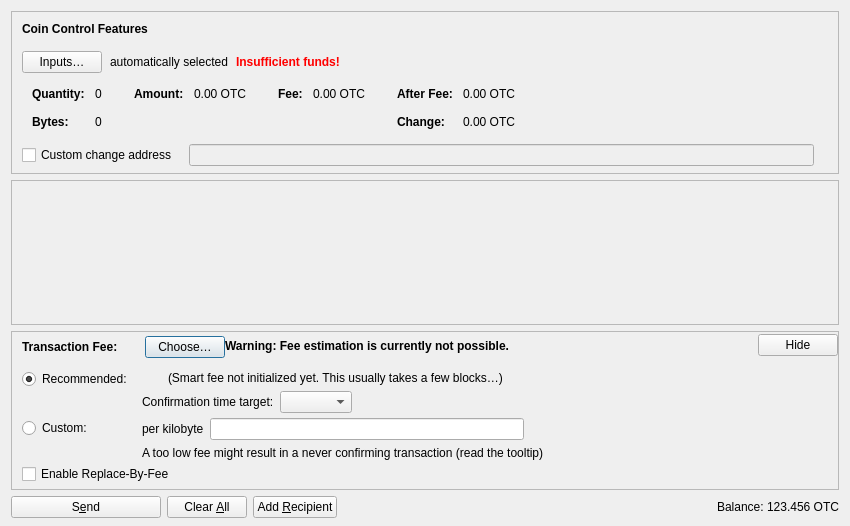
<?xml version="1.0" encoding="UTF-8"?>
<ui version="4.0">
 <class>SendCoinsDialog</class>
 <widget class="QDialog" name="SendCoinsDialog">
  <property name="geometry">
   <rect>
    <x>0</x>
    <y>0</y>
    <width>850</width>
    <height>526</height>
   </rect>
  </property>
  <property name="windowTitle">
   <string>Send Coins</string>
  </property>
  <layout class="QVBoxLayout" name="verticalLayout" stretch="0,1,0,0">
   <property name="bottomMargin">
    <number>8</number>
   </property>
   <item>
    <widget class="QFrame" name="frameCoinControl">
     <property name="sizePolicy">
      <sizepolicy hsizetype="Expanding" vsizetype="Expanding">
       <horstretch>0</horstretch>
       <verstretch>0</verstretch>
      </sizepolicy>
     </property>
     <property name="maximumSize">
      <size>
       <width>16777215</width>
       <height>16777215</height>
      </size>
     </property>
     <property name="frameShape">
      <enum>QFrame::StyledPanel</enum>
     </property>
     <property name="frameShadow">
      <enum>QFrame::Sunken</enum>
     </property>
     <layout class="QVBoxLayout" name="verticalLayoutCoinControl2">
      <property name="spacing">
       <number>0</number>
      </property>
      <property name="leftMargin">
       <number>0</number>
      </property>
      <property name="topMargin">
       <number>0</number>
      </property>
      <property name="rightMargin">
       <number>0</number>
      </property>
      <property name="bottomMargin">
       <number>6</number>
      </property>
      <item>
       <layout class="QVBoxLayout" name="verticalLayoutCoinControl" stretch="0,0,0,0,1">
        <property name="spacing">
         <number>0</number>
        </property>
        <property name="leftMargin">
         <number>10</number>
        </property>
        <property name="topMargin">
         <number>10</number>
        </property>
        <item>
         <layout class="QHBoxLayout" name="horizontalLayoutCoinControl1">
          <property name="bottomMargin">
           <number>15</number>
          </property>
          <item>
           <widget class="QLabel" name="labelCoinControlFeatures">
            <property name="sizePolicy">
             <sizepolicy hsizetype="Preferred" vsizetype="Maximum">
              <horstretch>0</horstretch>
              <verstretch>0</verstretch>
             </sizepolicy>
            </property>
            <property name="font">
             <font>
              <weight>75</weight>
              <bold>true</bold>
             </font>
            </property>
            <property name="styleSheet">
             <string notr="true">font-weight:bold;</string>
            </property>
            <property name="text">
             <string>Coin Control Features</string>
            </property>
           </widget>
          </item>
         </layout>
        </item>
        <item>
         <layout class="QHBoxLayout" name="horizontalLayoutCoinControl2" stretch="0,0,0,0">
          <property name="spacing">
           <number>8</number>
          </property>
          <property name="bottomMargin">
           <number>10</number>
          </property>
          <item>
           <widget class="QPushButton" name="pushButtonCoinControl">
            <property name="styleSheet">
             <string notr="true"/>
            </property>
            <property name="text">
             <string>Inputs…</string>
            </property>
            <property name="autoDefault">
             <bool>false</bool>
            </property>
           </widget>
          </item>
          <item>
           <widget class="QLabel" name="labelCoinControlAutomaticallySelected">
            <property name="text">
             <string>automatically selected</string>
            </property>
            <property name="margin">
             <number>5</number>
            </property>
           </widget>
          </item>
          <item>
           <widget class="QLabel" name="labelCoinControlInsuffFunds">
            <property name="font">
             <font>
              <weight>75</weight>
              <bold>true</bold>
             </font>
            </property>
            <property name="styleSheet">
             <string notr="true">color:red;font-weight:bold;</string>
            </property>
            <property name="text">
             <string>Insufficient funds!</string>
            </property>
            <property name="margin">
             <number>5</number>
            </property>
           </widget>
          </item>
          <item>
           <spacer name="horizontalSpacerCoinControl">
            <property name="orientation">
             <enum>Qt::Horizontal</enum>
            </property>
            <property name="sizeHint" stdset="0">
             <size>
              <width>40</width>
              <height>1</height>
             </size>
            </property>
           </spacer>
          </item>
         </layout>
        </item>
        <item>
         <widget class="QWidget" name="widgetCoinControl" native="true">
          <property name="sizePolicy">
           <sizepolicy hsizetype="Preferred" vsizetype="Preferred">
            <horstretch>0</horstretch>
            <verstretch>0</verstretch>
           </sizepolicy>
          </property>
          <property name="minimumSize">
           <size>
            <width>0</width>
            <height>0</height>
           </size>
          </property>
          <property name="styleSheet">
           <string notr="true"/>
          </property>
          <layout class="QHBoxLayout" name="horizontalLayoutCoinControl5">
           <property name="leftMargin">
            <number>0</number>
           </property>
           <property name="topMargin">
            <number>0</number>
           </property>
           <property name="rightMargin">
            <number>0</number>
           </property>
           <property name="bottomMargin">
            <number>0</number>
           </property>
           <item>
            <layout class="QHBoxLayout" name="horizontalLayoutCoinControl3" stretch="0,0,0,1">
             <property name="spacing">
              <number>20</number>
             </property>
             <property name="topMargin">
              <number>0</number>
             </property>
             <property name="bottomMargin">
              <number>10</number>
             </property>
             <item>
              <layout class="QFormLayout" name="formLayoutCoinControl1">
               <property name="labelAlignment">
                <set>Qt::AlignLeft|Qt::AlignVCenter</set>
               </property>
               <property name="horizontalSpacing">
                <number>10</number>
               </property>
               <property name="verticalSpacing">
                <number>14</number>
               </property>
               <property name="leftMargin">
                <number>10</number>
               </property>
               <property name="topMargin">
                <number>4</number>
               </property>
               <property name="rightMargin">
                <number>6</number>
               </property>
               <item row="0" column="0">
                <widget class="QLabel" name="labelCoinControlQuantityText">
                 <property name="font">
                  <font>
                   <weight>75</weight>
                   <bold>true</bold>
                  </font>
                 </property>
                 <property name="text">
                  <string>Quantity:</string>
                 </property>
                 <property name="margin">
                  <number>0</number>
                 </property>
                </widget>
               </item>
               <item row="0" column="1">
                <widget class="QLabel" name="labelCoinControlQuantity">
                 <property name="cursor">
                  <cursorShape>IBeamCursor</cursorShape>
                 </property>
                 <property name="contextMenuPolicy">
                  <enum>Qt::ActionsContextMenu</enum>
                 </property>
                 <property name="text">
                  <string notr="true">0</string>
                 </property>
                 <property name="margin">
                  <number>0</number>
                 </property>
                 <property name="textInteractionFlags">
                  <set>Qt::LinksAccessibleByMouse|Qt::TextSelectableByKeyboard|Qt::TextSelectableByMouse</set>
                 </property>
                </widget>
               </item>
               <item row="1" column="0">
                <widget class="QLabel" name="labelCoinControlBytesText">
                 <property name="font">
                  <font>
                   <weight>75</weight>
                   <bold>true</bold>
                  </font>
                 </property>
                 <property name="text">
                  <string>Bytes:</string>
                 </property>
                </widget>
               </item>
               <item row="1" column="1">
                <widget class="QLabel" name="labelCoinControlBytes">
                 <property name="cursor">
                  <cursorShape>IBeamCursor</cursorShape>
                 </property>
                 <property name="contextMenuPolicy">
                  <enum>Qt::ActionsContextMenu</enum>
                 </property>
                 <property name="text">
                  <string notr="true">0</string>
                 </property>
                 <property name="textInteractionFlags">
                  <set>Qt::LinksAccessibleByMouse|Qt::TextSelectableByKeyboard|Qt::TextSelectableByMouse</set>
                 </property>
                </widget>
               </item>
              </layout>
             </item>
             <item>
              <layout class="QFormLayout" name="formLayoutCoinControl2">
               <property name="horizontalSpacing">
                <number>10</number>
               </property>
               <property name="verticalSpacing">
                <number>14</number>
               </property>
               <property name="leftMargin">
                <number>6</number>
               </property>
               <property name="topMargin">
                <number>4</number>
               </property>
               <property name="rightMargin">
                <number>6</number>
               </property>
               <item row="0" column="0">
                <widget class="QLabel" name="labelCoinControlAmountText">
                 <property name="font">
                  <font>
                   <weight>75</weight>
                   <bold>true</bold>
                  </font>
                 </property>
                 <property name="text">
                  <string>Amount:</string>
                 </property>
                 <property name="margin">
                  <number>0</number>
                 </property>
                </widget>
               </item>
               <item row="0" column="1">
                <widget class="QLabel" name="labelCoinControlAmount">
                 <property name="cursor">
                  <cursorShape>IBeamCursor</cursorShape>
                 </property>
                 <property name="contextMenuPolicy">
                  <enum>Qt::ActionsContextMenu</enum>
                 </property>
                 <property name="text">
                  <string notr="true">0.00 OTC</string>
                 </property>
                 <property name="textInteractionFlags">
                  <set>Qt::LinksAccessibleByMouse|Qt::TextSelectableByKeyboard|Qt::TextSelectableByMouse</set>
                 </property>
                </widget>
               </item>
              </layout>
             </item>
             <item>
              <layout class="QFormLayout" name="formLayoutCoinControl3">
               <property name="horizontalSpacing">
                <number>10</number>
               </property>
               <property name="verticalSpacing">
                <number>14</number>
               </property>
               <property name="leftMargin">
                <number>6</number>
               </property>
               <property name="topMargin">
                <number>4</number>
               </property>
               <property name="rightMargin">
                <number>6</number>
               </property>
               <item row="0" column="0">
                <widget class="QLabel" name="labelCoinControlFeeText">
                 <property name="font">
                  <font>
                   <weight>75</weight>
                   <bold>true</bold>
                  </font>
                 </property>
                 <property name="text">
                  <string>Fee:</string>
                 </property>
                 <property name="margin">
                  <number>0</number>
                 </property>
                </widget>
               </item>
               <item row="0" column="1">
                <widget class="QLabel" name="labelCoinControlFee">
                 <property name="cursor">
                  <cursorShape>IBeamCursor</cursorShape>
                 </property>
                 <property name="contextMenuPolicy">
                  <enum>Qt::ActionsContextMenu</enum>
                 </property>
                 <property name="text">
                  <string notr="true">0.00 OTC</string>
                 </property>
                 <property name="textInteractionFlags">
                  <set>Qt::LinksAccessibleByMouse|Qt::TextSelectableByKeyboard|Qt::TextSelectableByMouse</set>
                 </property>
                </widget>
               </item>
              </layout>
             </item>
             <item>
              <layout class="QFormLayout" name="formLayoutCoinControl4">
               <property name="labelAlignment">
                <set>Qt::AlignLeft|Qt::AlignVCenter</set>
               </property>
               <property name="horizontalSpacing">
                <number>10</number>
               </property>
               <property name="verticalSpacing">
                <number>14</number>
               </property>
               <property name="leftMargin">
                <number>6</number>
               </property>
               <property name="topMargin">
                <number>4</number>
               </property>
               <property name="rightMargin">
                <number>6</number>
               </property>
               <item row="0" column="0">
                <widget class="QLabel" name="labelCoinControlAfterFeeText">
                 <property name="font">
                  <font>
                   <weight>75</weight>
                   <bold>true</bold>
                  </font>
                 </property>
                 <property name="text">
                  <string>After Fee:</string>
                 </property>
                 <property name="margin">
                  <number>0</number>
                 </property>
                </widget>
               </item>
               <item row="0" column="1">
                <widget class="QLabel" name="labelCoinControlAfterFee">
                 <property name="cursor">
                  <cursorShape>IBeamCursor</cursorShape>
                 </property>
                 <property name="contextMenuPolicy">
                  <enum>Qt::ActionsContextMenu</enum>
                 </property>
                 <property name="text">
                  <string notr="true">0.00 OTC</string>
                 </property>
                 <property name="textInteractionFlags">
                  <set>Qt::LinksAccessibleByMouse|Qt::TextSelectableByKeyboard|Qt::TextSelectableByMouse</set>
                 </property>
                </widget>
               </item>
               <item row="1" column="0">
                <widget class="QLabel" name="labelCoinControlChangeText">
                 <property name="font">
                  <font>
                   <weight>75</weight>
                   <bold>true</bold>
                  </font>
                 </property>
                 <property name="text">
                  <string>Change:</string>
                 </property>
                </widget>
               </item>
               <item row="1" column="1">
                <widget class="QLabel" name="labelCoinControlChange">
                 <property name="cursor">
                  <cursorShape>IBeamCursor</cursorShape>
                 </property>
                 <property name="contextMenuPolicy">
                  <enum>Qt::ActionsContextMenu</enum>
                 </property>
                 <property name="text">
                  <string notr="true">0.00 OTC</string>
                 </property>
                 <property name="textInteractionFlags">
                  <set>Qt::LinksAccessibleByMouse|Qt::TextSelectableByKeyboard|Qt::TextSelectableByMouse</set>
                 </property>
                </widget>
               </item>
              </layout>
             </item>
            </layout>
           </item>
          </layout>
         </widget>
        </item>
        <item>
         <layout class="QHBoxLayout" name="horizontalLayoutCoinControl4" stretch="0,0,0">
          <property name="spacing">
           <number>12</number>
          </property>
          <property name="sizeConstraint">
           <enum>QLayout::SetDefaultConstraint</enum>
          </property>
          <property name="topMargin">
           <number>5</number>
          </property>
          <property name="rightMargin">
           <number>5</number>
          </property>
          <item>
           <widget class="QCheckBox" name="checkBoxCoinControlChange">
            <property name="toolTip">
             <string>If this is activated, but the change address is empty or invalid, change will be sent to a newly generated address.</string>
            </property>
            <property name="text">
             <string>Custom change address</string>
            </property>
           </widget>
          </item>
          <item>
           <widget class="QValidatedLineEdit" name="lineEditCoinControlChange">
            <property name="enabled">
             <bool>false</bool>
            </property>
            <property name="sizePolicy">
             <sizepolicy hsizetype="Expanding" vsizetype="Fixed">
              <horstretch>0</horstretch>
              <verstretch>0</verstretch>
             </sizepolicy>
            </property>
           </widget>
          </item>
          <item>
           <widget class="QLabel" name="labelCoinControlChangeLabel">
            <property name="sizePolicy">
             <sizepolicy hsizetype="Preferred" vsizetype="Expanding">
              <horstretch>0</horstretch>
              <verstretch>0</verstretch>
             </sizepolicy>
            </property>
            <property name="minimumSize">
             <size>
              <width>0</width>
              <height>0</height>
             </size>
            </property>
            <property name="text">
             <string/>
            </property>
            <property name="margin">
             <number>3</number>
            </property>
           </widget>
          </item>
         </layout>
        </item>
        <item>
         <spacer name="verticalSpacerCoinControl">
          <property name="orientation">
           <enum>Qt::Vertical</enum>
          </property>
          <property name="sizeHint" stdset="0">
           <size>
            <width>800</width>
            <height>1</height>
           </size>
          </property>
         </spacer>
        </item>
       </layout>
      </item>
     </layout>
    </widget>
   </item>
   <item>
    <widget class="QScrollArea" name="scrollArea">
     <property name="widgetResizable">
      <bool>true</bool>
     </property>
     <widget class="QWidget" name="scrollAreaWidgetContents">
      <property name="geometry">
       <rect>
        <x>0</x>
        <y>0</y>
        <width>830</width>
        <height>104</height>
       </rect>
      </property>
      <layout class="QVBoxLayout" name="verticalLayout_2" stretch="0,1">
       <property name="leftMargin">
        <number>0</number>
       </property>
       <property name="topMargin">
        <number>0</number>
       </property>
       <property name="rightMargin">
        <number>0</number>
       </property>
       <property name="bottomMargin">
        <number>0</number>
       </property>
       <item>
        <layout class="QVBoxLayout" name="entries">
         <property name="spacing">
          <number>6</number>
         </property>
        </layout>
       </item>
       <item>
        <spacer name="verticalSpacer">
         <property name="orientation">
          <enum>Qt::Vertical</enum>
         </property>
         <property name="sizeHint" stdset="0">
          <size>
           <width>20</width>
           <height>40</height>
          </size>
         </property>
        </spacer>
       </item>
      </layout>
     </widget>
    </widget>
   </item>
   <item>
    <widget class="QFrame" name="frameFee">
     <property name="sizePolicy">
      <sizepolicy hsizetype="Expanding" vsizetype="Expanding">
       <horstretch>0</horstretch>
       <verstretch>0</verstretch>
      </sizepolicy>
     </property>
     <property name="maximumSize">
      <size>
       <width>16777215</width>
       <height>16777215</height>
      </size>
     </property>
     <property name="frameShape">
      <enum>QFrame::StyledPanel</enum>
     </property>
     <property name="frameShadow">
      <enum>QFrame::Sunken</enum>
     </property>
     <layout class="QVBoxLayout" name="verticalLayoutFee1">
      <property name="spacing">
       <number>0</number>
      </property>
      <property name="leftMargin">
       <number>0</number>
      </property>
      <property name="topMargin">
       <number>0</number>
      </property>
      <property name="rightMargin">
       <number>0</number>
      </property>
      <property name="bottomMargin">
       <number>0</number>
      </property>
      <item>
       <layout class="QVBoxLayout" name="verticalLayoutFee2" stretch="0,0,0">
        <property name="spacing">
         <number>0</number>
        </property>
        <property name="leftMargin">
         <number>10</number>
        </property>
        <property name="topMargin">
         <number>0</number>
        </property>
        <item>
         <layout class="QHBoxLayout" name="horizontalLayoutFee1">
          <property name="bottomMargin">
           <number>0</number>
          </property>
          <item>
           <layout class="QVBoxLayout" name="verticalLayoutFee7">
            <property name="spacing">
             <number>0</number>
            </property>
            <item>
             <spacer name="verticalSpacerSmartFee">
              <property name="orientation">
               <enum>Qt::Vertical</enum>
              </property>
              <property name="sizeType">
               <enum>QSizePolicy::Fixed</enum>
              </property>
              <property name="sizeHint" stdset="0">
               <size>
                <width>1</width>
                <height>4</height>
               </size>
              </property>
             </spacer>
            </item>
            <item>
             <layout class="QHBoxLayout" name="horizontalLayoutSmartFee">
              <property name="spacing">
               <number>10</number>
              </property>
              <item>
               <widget class="QLabel" name="labelFeeHeadline">
                <property name="sizePolicy">
                 <sizepolicy hsizetype="Preferred" vsizetype="Maximum">
                  <horstretch>0</horstretch>
                  <verstretch>0</verstretch>
                 </sizepolicy>
                </property>
                <property name="font">
                 <font>
                  <weight>75</weight>
                  <bold>true</bold>
                 </font>
                </property>
                <property name="styleSheet">
                 <string notr="true">font-weight:bold;</string>
                </property>
                <property name="text">
                 <string>Transaction Fee:</string>
                </property>
               </widget>
              </item>
              <item>
               <widget class="QLabel" name="labelFeeMinimized">
                <property name="text">
                 <string/>
                </property>
               </widget>
              </item>
              <item>
               <widget class="QPushButton" name="buttonChooseFee">
                <property name="text">
                 <string>Choose…</string>
                </property>
               </widget>
              </item>
             </layout>
            </item>
            <item>
             <spacer name="verticalSpacer_5">
              <property name="orientation">
               <enum>Qt::Vertical</enum>
              </property>
              <property name="sizeHint" stdset="0">
               <size>
                <width>1</width>
                <height>1</height>
               </size>
              </property>
             </spacer>
            </item>
           </layout>
          </item>
          <item>
           <widget class="QLabel" name="fallbackFeeWarningLabel">
            <property name="toolTip">
             <string>Using the fallbackfee can result in sending a transaction that will take several hours or days (or never) to confirm. Consider choosing your fee manually or wait until you have validated the complete chain.</string>
            </property>
            <property name="font">
            <font>
                <weight>75</weight>
                <bold>true</bold>
            </font>
            </property>
            <property name="text">
             <string>Warning: Fee estimation is currently not possible.</string>
            </property>
            <property name="wordWrap">
             <bool>false</bool>
            </property>
           </widget>
          </item>
          <item>
           <spacer name="horizontalSpacer_4">
            <property name="orientation">
             <enum>Qt::Horizontal</enum>
            </property>
            <property name="sizeType">
             <enum>QSizePolicy::MinimumExpanding</enum>
            </property>
            <property name="sizeHint" stdset="0">
             <size>
              <width>40</width>
              <height>20</height>
             </size>
            </property>
           </spacer>
          </item>
          <item>
           <widget class="QPushButton" name="buttonMinimizeFee">
            <property name="toolTip">
             <string>Hide transaction fee settings</string>
            </property>
            <property name="text">
             <string>Hide</string>
            </property>
           </widget>
          </item>
         </layout>
        </item>
        <item>
         <widget class="QFrame" name="frameFeeSelection">
          <layout class="QVBoxLayout" name="verticalLayoutFee12">
           <property name="spacing">
            <number>0</number>
           </property>
           <property name="leftMargin">
            <number>0</number>
           </property>
           <property name="topMargin">
            <number>0</number>
           </property>
           <property name="rightMargin">
            <number>0</number>
           </property>
           <property name="bottomMargin">
            <number>0</number>
           </property>
           <item>
            <layout class="QGridLayout" name="gridLayoutFee">
             <property name="topMargin">
              <number>10</number>
             </property>
             <property name="bottomMargin">
              <number>4</number>
             </property>
             <property name="horizontalSpacing">
              <number>10</number>
             </property>
             <property name="verticalSpacing">
              <number>4</number>
             </property>
             <item row="1" column="1">
              <layout class="QVBoxLayout" name="verticalLayoutFee8">
               <property name="spacing">
                <number>6</number>
               </property>
               <item>
                <layout class="QHBoxLayout" name="horizontalLayoutFee13">
                 <item>
                  <widget class="QLabel" name="labelCustomPerKilobyte">
                   <property name="toolTip">
                    <string>Specify a custom fee per kB (1,000 bytes) of the transaction's virtual size.

Note:  Since the fee is calculated on a per-byte basis, a fee rate of "100 satoshis per kvB" for a transaction size of 500 virtual bytes (half of 1 kvB) would ultimately yield a fee of only 50 satoshis.</string>
                   </property>
                   <property name="text">
                    <string>per kilobyte</string>
                   </property>
                  </widget>
                 </item>
                 <item>
                  <widget class="OctcoinAmountField" name="customFee"/>
                 </item>
                 <item>
                  <spacer name="horizontalSpacer_6">
                   <property name="orientation">
                    <enum>Qt::Horizontal</enum>
                   </property>
                   <property name="sizeHint" stdset="0">
                    <size>
                     <width>1</width>
                     <height>1</height>
                    </size>
                   </property>
                  </spacer>
                 </item>
                </layout>
               </item>
               <item>
                <layout class="QHBoxLayout" name="horizontalLayoutFee8">
                 <item>
                  <widget class="QLabel" name="labelCustomFeeWarning">
                   <property name="enabled">
                    <bool>true</bool>
                   </property>
                   <property name="toolTip">
                    <string>When there is less transaction volume than space in the blocks, miners as well as relaying nodes may enforce a minimum fee. Paying only this minimum fee is just fine, but be aware that this can result in a never confirming transaction once there is more demand for octcoin transactions than the network can process.</string>
                   </property>
                   <property name="text">
                    <string>A too low fee might result in a never confirming transaction (read the tooltip)</string>
                   </property>
                  </widget>
                 </item>
                 <item>
                  <spacer name="horizontalSpacer_2">
                   <property name="orientation">
                    <enum>Qt::Horizontal</enum>
                   </property>
                   <property name="sizeHint" stdset="0">
                    <size>
                     <width>1</width>
                     <height>1</height>
                    </size>
                   </property>
                  </spacer>
                 </item>
                </layout>
               </item>
              </layout>
             </item>
             <item row="0" column="0">
              <layout class="QVBoxLayout" name="verticalLayoutFee4" stretch="0,1">
               <item>
                <widget class="QRadioButton" name="radioSmartFee">
                 <property name="text">
                  <string>Recommended:</string>
                 </property>
                 <property name="checked">
                  <bool>true</bool>
                 </property>
                 <attribute name="buttonGroup">
                  <string notr="true">groupFee</string>
                 </attribute>
                </widget>
               </item>
               <item>
                <spacer name="verticalSpacer_2">
                 <property name="orientation">
                  <enum>Qt::Vertical</enum>
                 </property>
                 <property name="sizeHint" stdset="0">
                  <size>
                   <width>1</width>
                   <height>1</height>
                  </size>
                 </property>
                </spacer>
               </item>
              </layout>
             </item>
             <item row="1" column="0">
              <layout class="QVBoxLayout" name="verticalLayoutFee9" stretch="0,1">
               <item>
                <widget class="QRadioButton" name="radioCustomFee">
                 <property name="text">
                  <string>Custom:</string>
                 </property>
                 <attribute name="buttonGroup">
                  <string notr="true">groupFee</string>
                 </attribute>
                </widget>
               </item>
               <item>
                <spacer name="verticalSpacer_6">
                 <property name="orientation">
                  <enum>Qt::Vertical</enum>
                 </property>
                 <property name="sizeHint" stdset="0">
                  <size>
                   <width>1</width>
                   <height>1</height>
                  </size>
                 </property>
                </spacer>
               </item>
              </layout>
             </item>
             <item row="0" column="1">
              <layout class="QVBoxLayout" name="verticalLayoutFee3" stretch="0,0,1">
               <property name="spacing">
                <number>6</number>
               </property>
               <property name="topMargin">
                <number>2</number>
               </property>
               <item>
                <layout class="QHBoxLayout" name="horizontalLayoutFee12">
                 <item>
                  <widget class="QLabel" name="labelSmartFee">
                   <property name="text">
                    <string/>
                   </property>
                  </widget>
                 </item>
                 <item>
                  <widget class="QLabel" name="labelFeeEstimation">
                   <property name="text">
                    <string/>
                   </property>
                  </widget>
                 </item>
                 <item>
                  <widget class="QLabel" name="labelSmartFee2">
                   <property name="text">
                    <string>(Smart fee not initialized yet. This usually takes a few blocks…)</string>
                   </property>
                  </widget>
                 </item>
                 <item>
                  <spacer name="horizontalSpacer_5">
                   <property name="orientation">
                    <enum>Qt::Horizontal</enum>
                   </property>
                   <property name="sizeHint" stdset="0">
                    <size>
                     <width>1</width>
                     <height>1</height>
                    </size>
                   </property>
                  </spacer>
                 </item>
                </layout>
               </item>
               <item>
                <layout class="QHBoxLayout" name="horizontalLayoutFee9">
                 <item>
                  <layout class="QVBoxLayout" name="verticalLayoutFee6">
                   <item>
                    <widget class="QLabel" name="labelSmartFee3">
                     <property name="text">
                      <string>Confirmation time target:</string>
                     </property>
                    </widget>
                   </item>
                  </layout>
                 </item>
                 <item>
                  <layout class="QVBoxLayout" name="verticalLayoutFee5">
                   <property name="rightMargin">
                    <number>30</number>
                   </property>
                   <item>
                    <layout class="QHBoxLayout" name="horizontalLayoutConfTarget">
                     <property name="bottomMargin">
                      <number>0</number>
                     </property>
                     <item>
                      <widget class="QComboBox" name="confTargetSelector"/>
                     </item>
                     <item>
                      <spacer name="horizontalSpacerConfTarget">
                       <property name="orientation">
                        <enum>Qt::Horizontal</enum>
                       </property>
                       <property name="sizeHint" stdset="0">
                        <size>
                         <width>40</width>
                         <height>20</height>
                        </size>
                       </property>
                      </spacer>
                     </item>
                    </layout>
                   </item>
                  </layout>
                 </item>
                </layout>
               </item>
               <item>
                <spacer name="verticalSpacer_4">
                 <property name="orientation">
                  <enum>Qt::Vertical</enum>
                 </property>
                 <property name="sizeHint" stdset="0">
                  <size>
                   <width>1</width>
                   <height>1</height>
                  </size>
                 </property>
                </spacer>
               </item>
              </layout>
             </item>
            </layout>
           </item>
           <item>
            <widget class="QCheckBox" name="optInRBF">
             <property name="text">
              <string>Enable Replace-By-Fee</string>
             </property>
             <property name="toolTip">
              <string>With Replace-By-Fee (BIP-125) you can increase a transaction's fee after it is sent. Without this, a higher fee may be recommended to compensate for increased transaction delay risk.</string>
             </property>
            </widget>
           </item>
          </layout>
         </widget>
        </item>
        <item>
         <spacer name="verticalSpacerFee">
          <property name="orientation">
           <enum>Qt::Vertical</enum>
          </property>
          <property name="sizeHint" stdset="0">
           <size>
            <width>40</width>
            <height>5</height>
           </size>
          </property>
         </spacer>
        </item>
       </layout>
      </item>
     </layout>
    </widget>
   </item>
   <item>
    <layout class="QHBoxLayout" name="horizontalLayout">
     <item>
      <widget class="QPushButton" name="sendButton">
       <property name="minimumSize">
        <size>
         <width>150</width>
         <height>0</height>
        </size>
       </property>
       <property name="toolTip">
        <string>Confirm the send action</string>
       </property>
       <property name="text">
        <string>S&amp;end</string>
       </property>
       <property name="icon">
        <iconset resource="../octcoin.qrc">
         <normaloff>:/icons/send</normaloff>:/icons/send</iconset>
       </property>
       <property name="autoDefault">
        <bool>false</bool>
       </property>
       <property name="default">
        <bool>false</bool>
       </property>
      </widget>
     </item>
     <item>
      <widget class="QPushButton" name="clearButton">
       <property name="sizePolicy">
        <sizepolicy hsizetype="Minimum" vsizetype="Fixed">
         <horstretch>0</horstretch>
         <verstretch>0</verstretch>
        </sizepolicy>
       </property>
       <property name="toolTip">
        <string>Clear all fields of the form.</string>
       </property>
       <property name="text">
        <string>Clear &amp;All</string>
       </property>
       <property name="icon">
        <iconset resource="../octcoin.qrc">
         <normaloff>:/icons/remove</normaloff>:/icons/remove</iconset>
       </property>
       <property name="autoDefault">
        <bool>false</bool>
       </property>
      </widget>
     </item>
     <item>
      <widget class="QPushButton" name="addButton">
       <property name="toolTip">
        <string>Send to multiple recipients at once</string>
       </property>
       <property name="text">
        <string>Add &amp;Recipient</string>
       </property>
       <property name="icon">
        <iconset resource="../octcoin.qrc">
         <normaloff>:/icons/add</normaloff>:/icons/add</iconset>
       </property>
       <property name="autoDefault">
        <bool>false</bool>
       </property>
      </widget>
     </item>
     <item>
      <spacer name="horizontalSpacer">
       <property name="orientation">
        <enum>Qt::Horizontal</enum>
       </property>
       <property name="sizeHint" stdset="0">
        <size>
         <width>40</width>
         <height>20</height>
        </size>
       </property>
      </spacer>
     </item>
     <item>
      <layout class="QHBoxLayout" name="horizontalLayout_2">
       <property name="spacing">
        <number>3</number>
       </property>
       <item>
        <widget class="QLabel" name="labelBalanceName">
         <property name="sizePolicy">
          <sizepolicy hsizetype="Preferred" vsizetype="Fixed">
           <horstretch>0</horstretch>
           <verstretch>0</verstretch>
          </sizepolicy>
         </property>
         <property name="text">
          <string>Balance:</string>
         </property>
        </widget>
       </item>
       <item>
        <widget class="QLabel" name="labelBalance">
         <property name="sizePolicy">
          <sizepolicy hsizetype="Preferred" vsizetype="Fixed">
           <horstretch>0</horstretch>
           <verstretch>0</verstretch>
          </sizepolicy>
         </property>
         <property name="cursor">
          <cursorShape>IBeamCursor</cursorShape>
         </property>
         <property name="text">
          <string notr="true">123.456 OTC</string>
         </property>
         <property name="textInteractionFlags">
          <set>Qt::LinksAccessibleByMouse|Qt::TextSelectableByKeyboard|Qt::TextSelectableByMouse</set>
         </property>
        </widget>
       </item>
      </layout>
     </item>
    </layout>
   </item>
  </layout>
 </widget>
 <customwidgets>
  <customwidget>
   <class>QValidatedLineEdit</class>
   <extends>QLineEdit</extends>
   <header>qt/qvalidatedlineedit.h</header>
  </customwidget>
  <customwidget>
   <class>OctcoinAmountField</class>
   <extends>QLineEdit</extends>
   <header>qt/octcoinamountfield.h</header>
   <container>1</container>
  </customwidget>
 </customwidgets>
 <resources>
  <include location="../octcoin.qrc"/>
 </resources>
 <connections/>
 <buttongroups>
  <buttongroup name="groupFee"/>
 </buttongroups>
</ui>
